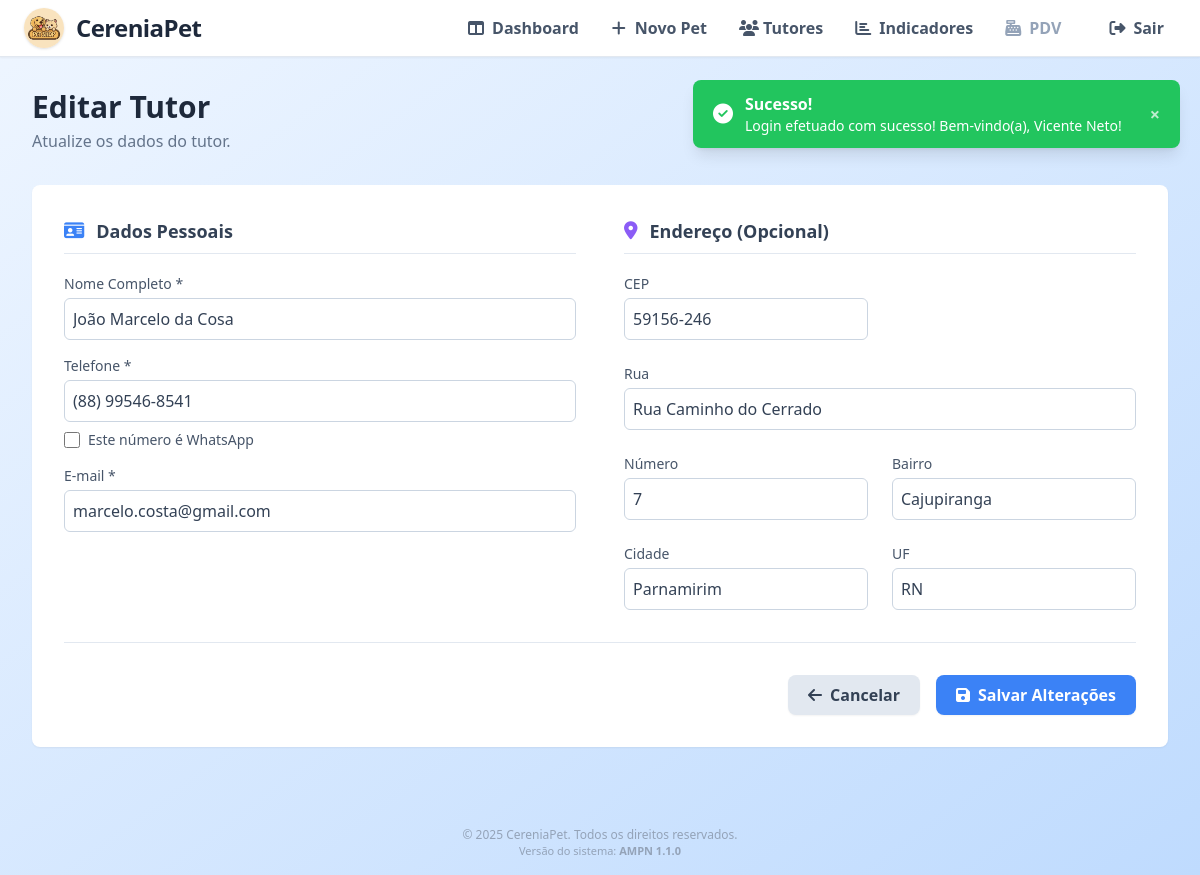
/tutores/editar_tutor.php?id=8 (signed in), run on the app's committed database.
### tables this page shows
CREATE TABLE `tutores` (
  `id` int(11) NOT NULL,
  `nome` varchar(100) NOT NULL,
  `email` varchar(100) NOT NULL,
  `telefone` varchar(20) NOT NULL,
  `atualizado_em` timestamp NULL DEFAULT NULL ON UPDATE current_timestamp(),
  `cep` varchar(9) DEFAULT NULL,
  `rua` varchar(100) DEFAULT NULL,
  `numero` varchar(10) DEFAULT NULL,
  `bairro` varchar(60) DEFAULT NULL,
  `cidade` varchar(60) DEFAULT NULL,
  `uf` varchar(2) DEFAULT NULL
);

### tutores/editar_tutor.php (the view, shortened to what this page needs)
<?php
include "../config/config.php";
$tutorId = $_GET['id'];
$stmt = $pdo->prepare("SELECT * FROM tutores WHERE id = ?");
$stmt->execute([$tutorId]);
$tutor = $stmt->fetch(PDO::FETCH_ASSOC);
?>
<!DOCTYPE html>
<html lang="pt-br">
<head>
    <link rel="stylesheet" href="https://cdnjs.cloudflare.com/ajax/libs/font-awesome/6.5.0/css/all.min.css">
    <script src="https://cdn.tailwindcss.com"></script>
</head>
<body class="min-h-screen bg-gradient-to-br from-blue-50 to-blue-200 flex flex-col">
    <?php
    include '../components/navbar.php';
    ?>
    <?php include '../components/toast.php'; ?>
    <main class="flex-1 w-full p-4 md:p-6 lg:p-8">
        <div class="mb-8 animate-fade-in">
            <h1 class="text-3xl font-bold text-slate-800">Editar Tutor</h1>
            <p class="text-slate-500 mt-1">Atualize os dados do tutor.</p>
        </div>
        <div class="bg-white p-6 md:p-8 rounded-lg shadow-sm animate-fade-in">
            <form method="POST" id="form-tutor">
                <div class="grid grid-cols-1 lg:grid-cols-2 lg:gap-12">
                    <div class="space-y-5">
                        <h3 class="text-lg font-semibold text-slate-700 border-b border-slate-200 pb-2 flex items-center gap-3">
                            <i class="fa-solid fa-id-card text-blue-500"></i>
                            Dados Pessoais
                        </h3>
                        <div class="space-y-4">
                            <div>
                                <label class="block text-sm font-medium text-slate-600 mb-1">Nome Completo *</label>
                                <input type="text" name="nome" value="<?= htmlspecialchars($tutor['nome']) ?>" required
                                       class="w-full p-2 border border-slate-300 rounded-md focus:outline-none focus:ring-2 focus:ring-blue-500 text-slate-700" placeholder="Nome do tutor">
                            </div>
                            <div>
                                <label class="block text-sm font-medium text-slate-600 mb-1">Telefone *</label>
                                <input type="text" name="telefone" value="<?= htmlspecialchars($tutor['telefone']) ?>" required
                                       class="w-full p-2 border border-slate-300 rounded-md focus:outline-none focus:ring-2 focus:ring-blue-500 text-slate-700" placeholder="(00) 00000-0000" oninput="mascaraTelefone(this)" maxlength="15">
                                <div class="mt-2 flex items-center">
                                    <input type="checkbox" id="telefone_is_whatsapp" name="telefone_is_whatsapp" value="Sim" <?= ($tutor['telefone_is_whatsapp'] ?? 'Não') === 'Sim' ? 'checked' : '' ?> class="h-4 w-4 rounded border-gray-300 text-blue-600 focus:ring-blue-500">
                                    <label for="telefone_is_whatsapp" class="ml-2 text-sm text-slate-600">Este número é WhatsApp</label>
                                </div>
                            </div>
                            <div>
                                <label class="block text-sm font-medium text-slate-600 mb-1">E-mail *</label>
                                <input type="email" name="email" value="<?= htmlspecialchars($tutor['email']) ?>" required
                                       class="w-full p-2 border border-slate-300 rounded-md focus:outline-none focus:ring-2 focus:ring-blue-500 text-slate-700" placeholder="email@exemplo.com">
                            </div>
                        </div>
                    </div>
                    <div class="space-y-5 mt-8 lg:mt-0">
                        <h3 class="text-lg font-semibold text-slate-700 border-b border-slate-200 pb-2 flex items-center gap-3">
                            <i class="fa-solid fa-map-marker-alt text-violet-500"></i>
                            Endereço (Opcional)
                        </h3>
                        <div class="grid grid-cols-1 sm:grid-cols-2 gap-6">
                            <div class="sm:col-span-1">
                                <label class="block text-sm font-medium text-slate-600 mb-1">CEP</label>
                                <input type="text" name="cep" id="cep" maxlength="9"
                                       value="<?= isset($tutor['cep']) ? htmlspecialchars($tutor['cep']) : '' ?>"
                                       class="w-full p-2 border border-slate-300 rounded-md focus:outline-none focus:ring-2 focus:ring-blue-500 text-slate-700" oninput="formatarCep(this)" onblur="buscarCep()" placeholder="00000-000">
                            </div>
                            <div class="sm:col-span-1"></div>
                            <div class="sm:col-span-2">
                                <label class="block text-sm font-medium text-slate-600 mb-1">Rua</label>
                                <input type="text" name="rua" id="rua"
                                       value="<?= isset($tutor['rua']) ? htmlspecialchars($tutor['rua']) : '' ?>"
                                       class="w-full p-2 border border-slate-300 rounded-md focus:outline-none focus:ring-2 focus:ring-blue-500 text-slate-700">
                            </div>
                            <div class="sm:col-span-1">
                                <label class="block text-sm font-medium text-slate-600 mb-1">Número</label>
                                <input type="text" name="numero" id="numero"
                                       value="<?= isset($tutor['numero']) ? htmlspecialchars($tutor['numero']) : '' ?>"
                                       class="w-full p-2 border border-slate-300 rounded-md focus:outline-none focus:ring-2 focus:ring-blue-500 text-slate-700">
                            </div>
                            <div class="sm:col-span-1">
                                <label class="block text-sm font-medium text-slate-600 mb-1">Bairro</label>
                                <input type="text" name="bairro" id="bairro"
                                       value="<?= isset($tutor['bairro']) ? htmlspecialchars($tutor['bairro']) : '' ?>"
                                       class="w-full p-2 border border-slate-300 rounded-md focus:outline-none focus:ring-2 focus:ring-blue-500 text-slate-700">
                            </div>
                            <div class="sm:col-span-1">
                                <label class="block text-sm font-medium text-slate-600 mb-1">Cidade</label>
                                <input type="text" name="cidade" id="cidade"
                                       value="<?= isset($tutor['cidade']) ? htmlspecialchars($tutor['cidade']) : '' ?>"
                                       class="w-full p-2 border border-slate-300 rounded-md focus:outline-none focus:ring-2 focus:ring-blue-500 text-slate-700">
                            </div>
                            <div class="sm:col-span-1">
                                <label class="block text-sm font-medium text-slate-600 mb-1">UF</label>
                                <input type="text" name="uf" id="uf" maxlength="2"
                                       value="<?= isset($tutor['uf']) ? htmlspecialchars($tutor['uf']) : '' ?>"
                                       class="w-full p-2 border border-slate-300 rounded-md focus:outline-none focus:ring-2 focus:ring-blue-500 text-slate-700">
                            </div>
                        </div>
                    </div>
                </div>
                <div class="flex justify-end gap-4 pt-8 mt-8 border-t border-slate-200">
                    <a href="visualizar_tutor.php?id=<?= $tutorId ?>" class="bg-slate-200 hover:bg-slate-300 text-slate-700 py-2 px-5 rounded-lg font-semibold shadow-sm transition flex items-center gap-2">
                        <i class="fa-solid fa-arrow-left"></i> Cancelar
                    </a>
                    <button type="submit" class="bg-blue-500 hover:bg-blue-600 text-white py-2 px-5 rounded-lg font-semibold shadow-sm transition flex items-center gap-2">
                        <i class="fas fa-save"></i> Salvar Alterações
                    </button>
                </div>
            </form>
        </div>
    </main>
    <?php include $path_prefix . 'components/footer.php'; ?>
</body>
</html>

### components/navbar.php (style rules this page uses)
.animate-fade-in { animation:fade-in .5s ease }

### tutores/editar_tutor.php (style rules this page uses)
.animate-fade-in { animation: fade-in 0.8s ease; }

### data on the page
tutores: nome "João Marcelo da Cosa", telefone "(88) 99546-8541", email "marcelo.costa@gmail.com", cep "59156-246", rua "Rua Caminho do Cerrado", numero "7", bairro "Cajupiranga", cidade "Parnamirim", uf "RN"

### other printed values
$toastType === 'success' ? 'Sucesso!' : 'Erro!' "Sucesso!"
$toastMessage "Login efetuado com sucesso! Bem-vindo(a), Vicente Neto!"
